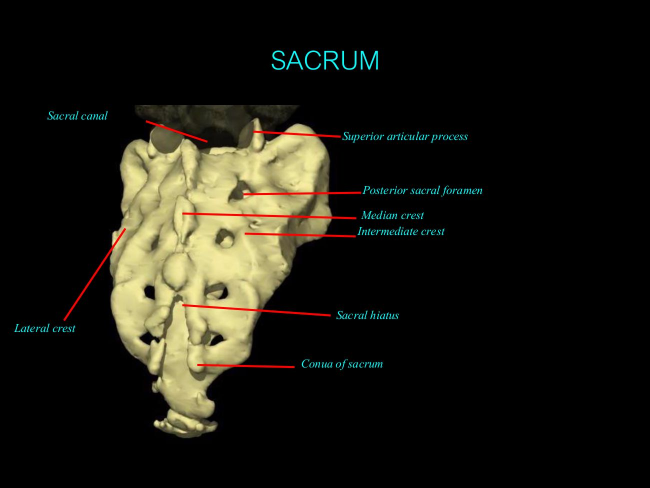
#> input picture anatomy/img/h/ns1_back_044.jpg, 1300 x 975 px (shown at 1/2 size)
$ python -i build.py   (imports and definitions only)   (older library calls are emulated)
#> lines starting #> are read from the running program, lines starting #| are printed output that depends on the picture
#> further down, picture is the input picture: PIL image 1300x975 RGB; mean R, G, B 27.6, 26.1, 18
#!/usr/bin/env python3
"""Build the NS I & RS I Anatomy 101 site: content/*.py + bank/*.py + videos -> site/{student,tutor,index}.html + img/."""
import importlib.util, json, os, re, glob, shutil, html, sys
from PIL import Image, ImageOps
import pymupdf

W = os.environ.get('W', '/home/claude/work')   # work folder: content/, bank/, app/, src/ PDFs, rohen/, tb/, fz/
COURSE = os.environ.get('COURSE', 'NS')          # NS or RS: one deck per course
PUBLIC = os.environ.get('PUBLIC') == '1'      # GitHub build: no Rohen plates
OUT = os.environ.get('OUT', W + ('/site_pub/' if PUBLIC else '/site/') + COURSE.lower())
sys.path.insert(0, W); import flowsvg
FL = None
ORDER = {'NS': ['B', 'S', 'K', 'F', 'T', 'O', 'N', 'C'], 'RS': ['U', 'L', 'W', 'P']}[COURSE]
# [2 lines not run here, left out]

def load(path):
    spec = importlib.util.spec_from_file_location(os.path.basename(path)[:-3], path)
    m = importlib.util.module_from_spec(spec); spec.loader.exec_module(m); return m

# ---------- images ----------
_docs = {}
def doc(name):
    if name not in _docs: _docs[name] = pymupdf.open(f'{W}/src/{name}.pdf')
    return _docs[name]
# [8 lines left out: function handout, not called in this run]
HN = {'ns1_back':'Back & vertebral column','ns2_spinal':'Spinal cord & peripheral nerve','ns3_skull':'Skull','ns4_supface':'Superficial face & neck',
      'ns5_deepface':'Deep structures of face','ns6_oral':'Oral cavity & floor of mouth','ns7_deepneck':'Deep structures of neck','ns8_cranial':'Cranial cavity',
      'rs1_urt_slide':'Upper respiratory tract','rs1_urt_sheet':'URT sheet','rs2_thorax':'Thoracic wall & diaphragm','rs3_lung':'Pleura, lungs & bronchial tree'}
# [27 lines left out: functions tbimg, anyfig, extimg, rohen, not called in this run]
def autocrop(im, pad=10):
#> called with pad = 10
    g = ImageOps.invert(im.convert('L'))
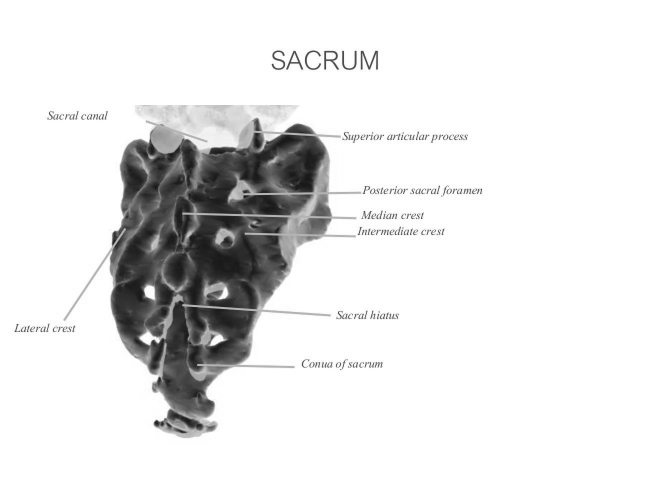
#> g: PIL image 1300x975 L (shown at 1/2 size); min 17, max 255, mean 229.4
    bb = g.point(lambda v: 255 if v > 18 else 0).getbbox()
#> bb = (0, 0, 1300, 975)
    if not bb: return im
    x0, y0, x1, y1 = bb
#> x0 = 0; y0 = 0; x1 = 1300; y1 = 975
    return im.crop((max(0, x0 - pad), max(0, y0 - pad), min(im.width, x1 + pad), min(im.height, y1 + pad)))
# [10 lines left out: function ppage, not called in this run]

# ---------- Rohen legends (parsed once, from rohen_extract output) ----------
LEG = {}
cur = None
# [7 lines not run here, left out]

# ---------- text ----------
# [28 lines left out: functions inl, lite, not called in this run]
def ts(s): s = int(s); return f'{s // 60:02d}:{s % 60:02d}'

# ---------- videos ----------
# [1 line not run here, left out]
FRAMES = f'{W}/fz'
import cv2
_sharp = {}
# [30 lines left out: functions sharp, frame, vid_card, not called in this run]

# ---------- assemble ----------
# [2 lines not run here, left out]
FLR = {}
# [2 lines not run here, left out]
SET_ORDER = ['AC76', 'AC77', 'AC78', 'AC79', 'AC80', 'AC81']
sections = []
stats = dict(c=0, s=0, v=0, p=0, q=0)
# [62 lines not run here, left out]

META = {'NS': dict(title='NS I Anatomy 101', deck='ns', badge='Peer tutoring', sub='Back, spinal cord, skull, head & neck · cadaver ↔ lecture',
            lede='The eight gross-anatomy lectures of NS I as concept cards, cadaver steps (real specimen beside the lecture diagram), the group\'s own lab clips, the NS I tidbits board, and every usable past spot test (AC76-AC81) with keys.'),
          'RS': dict(title='RS I Anatomy 101', deck='rs', badge='Peer tutoring', sub='Nose, pharynx, larynx, thoracic wall & lungs · cadaver ↔ lecture',
            lede='The three gross-anatomy lectures of RS I as concept cards, cadaver steps (real specimen beside the lecture diagram), the RS I tidbits board, and every usable past RS spot test (AC76-AC81) with keys.')}[COURSE]
# [2 lines not run here, left out]
SITE = f'https://kaopunnawit.github.io/{COURSE.lower()}-peer-tutoring/'
# QR codes on the start card and the PDF cover: this deck, its PDF, the spot trainer (app/qr/, made and decode-checked with tools/qr)
META['qr'] = [dict(cap='Scan to open this deck', url=SITE + 'anatomy/', img='img/qr-deck.svg'),
              dict(cap='Scan to download the PDF', url=SITE + 'anatomy/student.pdf', img='img/qr-pdf.svg', dl=1),
              dict(cap='Scan for the spot trainer', url=SITE + 'spot/', img='img/qr-spot.svg')]
# [1 line not run here, left out]
data = dict(meta=META, sections=sections)
# [1 line not run here, left out]

# ---------- fonts ----------
FS = os.environ.get('FONTS', '/home/claude/fonts/node_modules/@fontsource')
fonts = [('IBM Plex Sans', 'ibm-plex-sans', 'latin', w, st) for w in (400, 500, 600) for st in ('normal', 'italic')] + \
        [('IBM Plex Sans Thai', 'ibm-plex-sans-thai', 'thai', w, 'normal') for w in (400, 500, 600)] + \
        [('Bai Jamjuree', 'bai-jamjuree', sub, w, 'normal') for sub in ('latin', 'thai') for w in (500, 600, 700)] + \
        [('IBM Plex Mono', 'ibm-plex-mono', 'latin', w, 'normal') for w in (400, 500, 600)]
ff = []
# [5 lines not run here, left out]
FONTCSS = '\n'.join(ff)

# [16 lines left out: function page, not called in this run]
# [5 lines not run here, left out]

>>> from PIL import Image
>>> picture = Image.open('../img/h/ns1_back_044.jpg')
>>> result = autocrop(picture)

$ run again, on anatomy/img/h/ns1_back_064.jpg
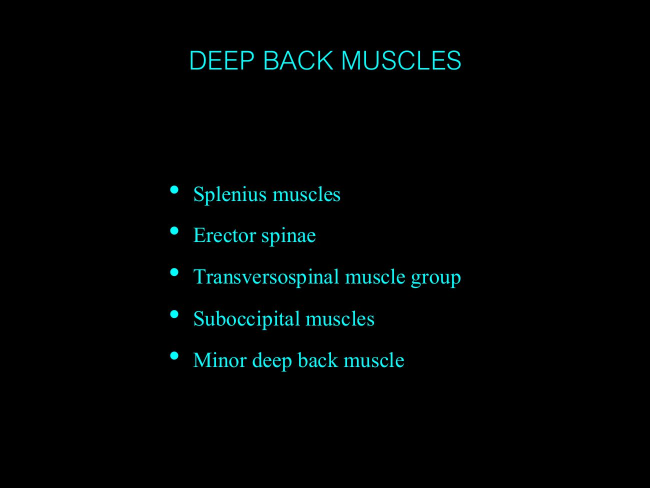
#> input picture anatomy/img/h/ns1_back_064.jpg, 1300 x 975 px (shown at 1/2 size)
#> picture is the input picture: PIL image 1300x975 RGB; mean R, G, B 0.8, 4.1, 4.1
#> in autocrop, `g = ImageOps.invert(im.convert('L'))`:
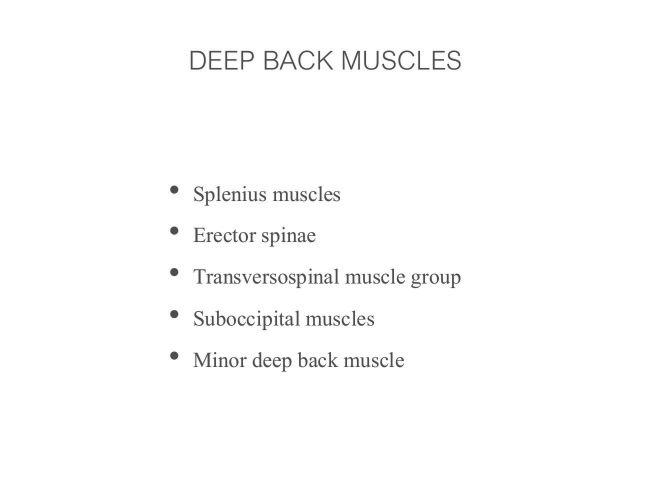
#> g: PIL image 1300x975 L (shown at 1/2 size); min 49, max 255, mean 251.9
#> bb = (0, 0, 1300, 975)
#> x0 = 0; x1 = 1300; y1 = 975
